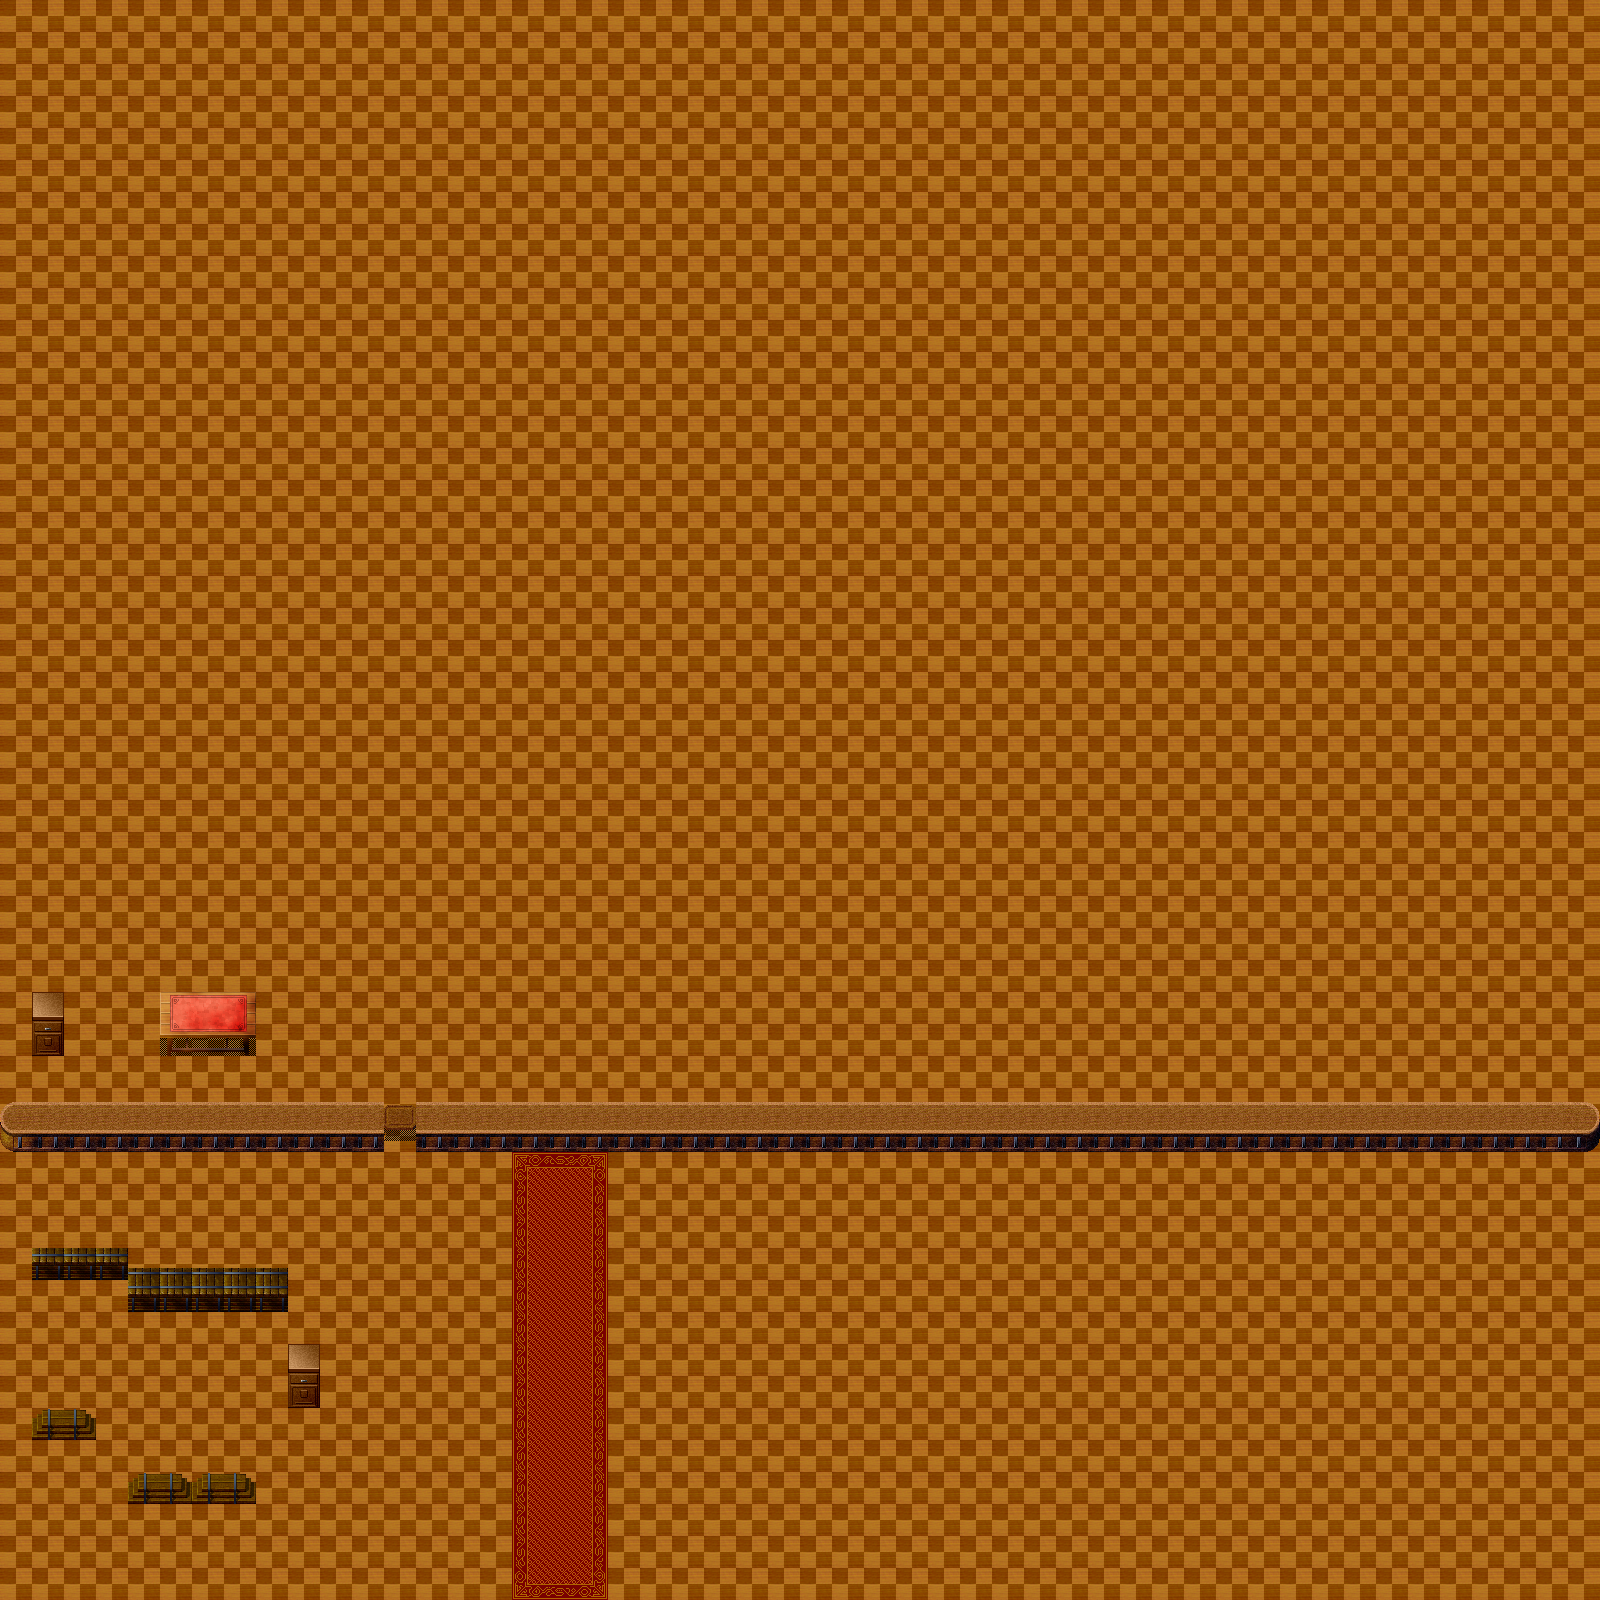

The image is a tile-based game level rendered from a .tmx file. Its description and source (layers, tilesets, objects; grid data summarised) follow:
An orthogonal 50x50 tile map with 32x32 px tiles, 2 tile layers (块层 1, 块层 2) and 3 objects (Brandon, exit, spawningpoint).

<map version="1.0" orientation="orthogonal" width="50" height="50" tilewidth="32" tileheight="32">
 <tileset firstgid="1" name="Tile03" tilewidth="32" tileheight="32">
  <image source="Tile03.png" width="640" height="640" />
 </tileset>
 <layer name="块层 1" width="50" height="50">
  <data>[2500 cells, 2500 non-empty, 10 distinct tile ids]</data>
 </layer>
 <layer name="块层 2" width="50" height="50">
  <data>[2500 cells, 129 non-empty, 21 distinct tile ids]</data>
 </layer>
 <objectgroup name="objects" width="50" height="50">
  <object name="Brandon" x="519" y="1028" width="67" height="47" />
 </objectgroup>
 <objectgroup name="areas" width="50" height="50">
  <object name="exit" x="478" y="1523" width="170" height="76" />
  <object name="spawningpoint" x="559" y="1246" width="165" height="72" />
 </objectgroup>
</map>